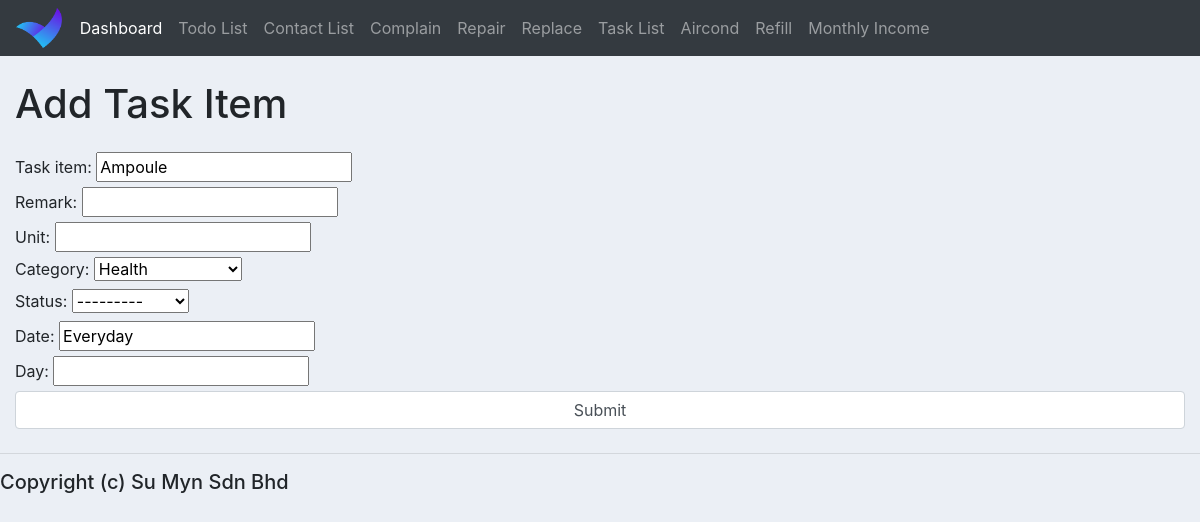
Page /update_task_list/11 on the committed database.
### homestay_app/models.py (models this page shows, shortened)
class TaskList(models.Model):
    CATEGORY = (
        ("Not Chosen", "Not Chosen"),
        ("Todo", "Todo"),
        ("Personal Growth", "Personal Growth"),
        ("Money Matter", "Money Matter"),
        ("Health", "Health"),
        ("Opportunity", "Opportunity"),
        ("Homestay", "Homestay"),
        ("Stock Market", "Stock Market"),
        ("Ecommerce", "Ecommerce"),
        ("HouseKeeping", "HouseKeeping")
    )
    STATUS = (
        ("Not Chosen", "Not Chosen"),
        ("Today", "Today"),
        ("Tomorrow", "Tomorrow"),
        ("Pending", "Pending"),
        ("Done", "Done"),
        ("This Week", "This Week"),
        ("This Month", "This Month"),
        ("This Year", "This Year"),
        ("After Europe", "After Europe"),
    )
    task_item = models.CharField(max_length=200, null=True, blank=True)
    remark = models.CharField(max_length=200, null=True, blank=True)
    unit = models.CharField(max_length=30, null=True, blank=True)
    category = models.CharField(max_length=30, null=True, blank=True, choices=CATEGORY)
    status =  models.CharField(max_length=30, blank=True, null=True, choices=STATUS)
    date = models.CharField(max_length=30, null=True, blank=True)
    day = models.CharField(max_length=30, null=True, blank=True)
    created_at = models.DateTimeField(auto_now_add=True, null=True, blank=True)
    updated_at = models.DateTimeField(auto_now=True, null=True, blank=True)

### homestay_app/views.py (the view)
# urls.py: path('update_task_list/<str:pk>', views.updateTaskList, name='updateTaskList'),
def updateTaskList(request, pk):
    task_list = TaskList.objects.get(id=pk)
    form = TaskListForm(instance=task_list)
    if request.method == "POST":
        form = TaskListForm(request.POST, instance=task_list)
        if form.is_valid():
            form.save()
            return redirect('/table_task_list/')
    context = {'form':form}
    return render(request, "form_task_list.html", context)

### homestay_app/forms.py
class TaskListForm(ModelForm):
    class Meta:
        model = TaskList
        fields = '__all__'

### homestay_app/templates/form_task_list.html (shortened to what this page needs)
{% extends 'base.html' %}
{% block content %}
<form method="post">
	<h1 class="mt-4 mb-4">{% if task_item %}Update{% else %}Add{% endif %} Task Item</h1>
	<div class="form-group mb-4">
		{{form}}
		<input class="form-control" type="submit">
	</div>
{% endblock %}

### static/css/base.css (style rules this page uses)
body { background-color: #ebeff5; }

### rows in the picture
TaskList: task_item "Ampoule", category "Health", status "---------", date "Everyday"
